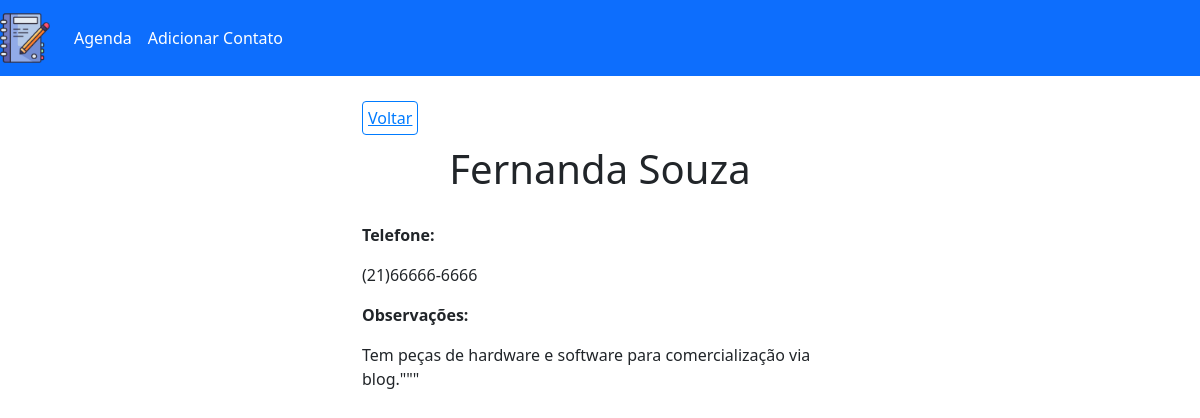
/show.php?id=4, run on the app's committed database.
### tables this page shows
CREATE TABLE `contacts` (
  `id` int(10) UNSIGNED NOT NULL,
  `name` varchar(150) DEFAULT NULL,
  `phone` varchar(20) DEFAULT NULL,
  `observation` text DEFAULT NULL
);

### config/process.php (called while the page is built, shortened)
<?php
	include_once("connection.php");
	include_once("url.php");
    $data = $_POST;
    if(!empty($data)) {
        if($data["type"] === "create") {
            $name = $data["name"];
            $phone = $data["phone"];
            $observation = $data["observation"];
            $query = "INSERT INTO contacts (name, phone, observation) VALUES (:name, :phone, :observation)";
            $stmt = $conn->prepare($query);
            $stmt->bindParam(":name", $name);
            $stmt->bindParam(":phone", $phone);
            $stmt->bindParam(":observation", $observation);
            try {
                $stmt->execute();
                $_SESSION["msg"] = "Contato criado com sucesso!";
              } catch(PDOException $e) {
               $error = $e->getMessage();
                echo "Erro: $error";
    }
        } else if($data["type"] === "edit") {
            $name = $data["name"];
            $phone = $data["phone"];
            $observation = $data["observation"];
            $id = $data["id"];
            $query = "UPDATE contacts
                      SET name = :name, phone = :phone, observation = :observation
                      WHERE id = :id";
            $stmt = $conn->prepare($query);
            $stmt->bindParam(":name", $name);
            $stmt->bindParam(":phone", $phone);
            $stmt->bindParam(":observation", $observation);
            $stmt->bindParam(":id", $id);
                    try {
                $stmt->execute();
                $_SESSION["msg"] = "Contato atualizado com Sucesso!";
              } catch(PDOException $e) {
               $error = $e->getMessage();
                echo "Erro: $error";
    }
        } else if($data["type"] === "delete") {
            $id = $data["id"];
            $query = "DELETE FROM contacts WHERE id = :id";
            $stmt = $conn->prepare($query);
            $stmt->bindParam(":id", $id);
            try {
                $stmt->execute();
                $_SESSION["msg"] = "Contato removido com Sucesso!";
              } catch(PDOException $e) {
               $error = $e->getMessage();
                echo "Erro: $error";
        }
    }
            header("location:" . $BASE_URL . "../index.php");
    } else {
        if(!empty($_GET)) {
        $id = $_GET["id"];
    }
        if (!empty($id)) {
            $query = "SELECT * FROM contacts WHERE id = :id";
            $stmt = $conn->prepare($query);
            $stmt->bindParam(":id", $id);
            $stmt->execute();
            $contact = $stmt->fetch();
        } else {
            $contacts = [];
            $query = "SELECT * FROM contacts";
            $stmt = $conn->prepare($query);
            $stmt->execute();
            $contacts = $stmt->fetchAll();
        }
    }
?>

### show.php (the view, shortened to what this page needs)
<?php
    include_once("templates/header.php");
?>
    <div class="container" id="view-contact-container">
        <h1 id="main-title"><?= $contact["name"] ?></h1>
        <p class="bold">Telefone:</p>
        <p><?= $contact["phone"] ?></p>
        <p class="bold">Observações:</p>
        <p><?= $contact["observation"] ?></p>
    </div>
<?php
    include_once("templates/footer.php");
?>

### css/style.css (style rules this page uses)
#main-title { text-align: center; margin: 15px 0 30px; }
#view-contact-container { max-width: 500px; margin: 0 auto; }
.bold { font-weight: bold; }
#back-link-container { display: block; width: 500px; margin: 30px auto 0; }
#back-link { border: 1px solid #007BFF; color: #007BFF; border-radius: 4px; padding: 5px; }

### data on the page
contacts: name "Fernanda Souza", phone "(21)66666-6666", observation "Tem peças de hardware e software para comercialização via blog.\"\"\""
